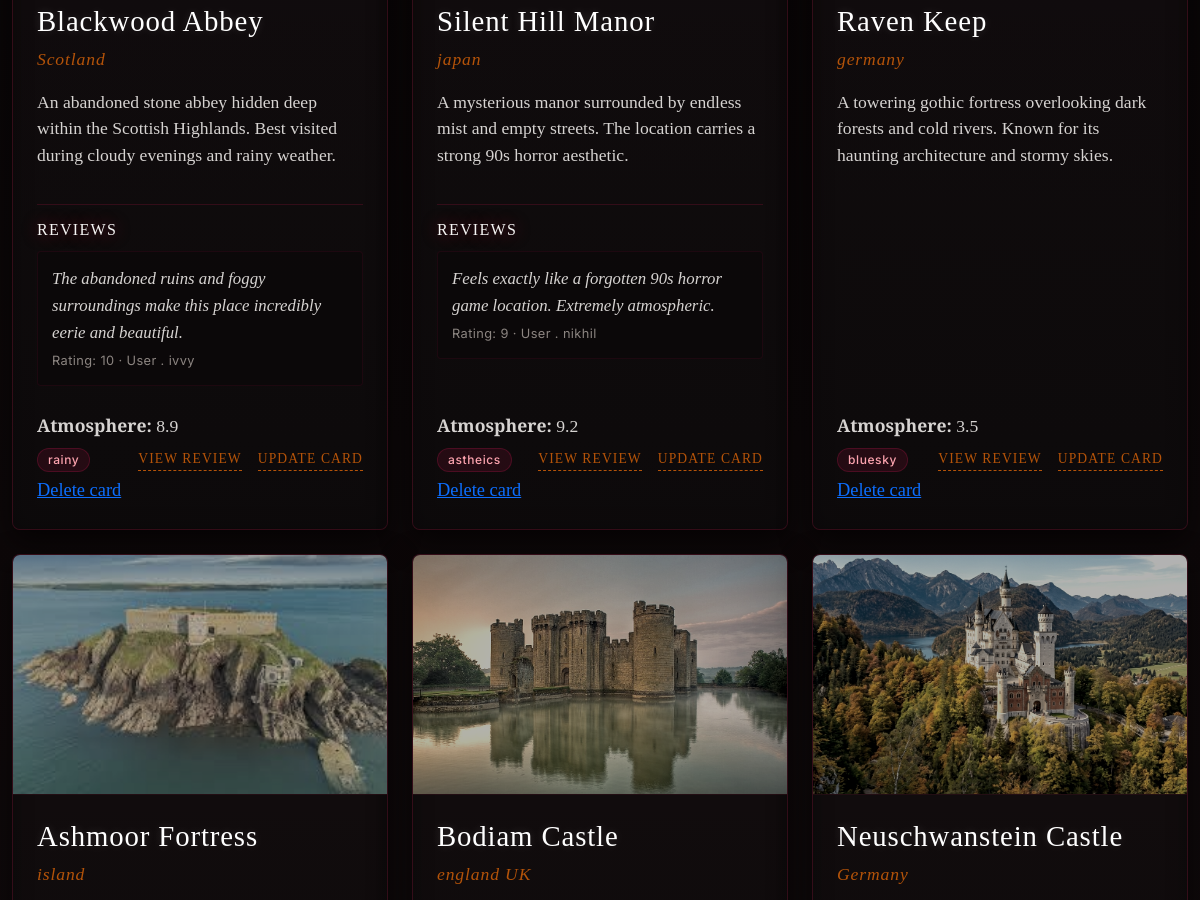
Page /home/ (middle part) on the earlier database version.
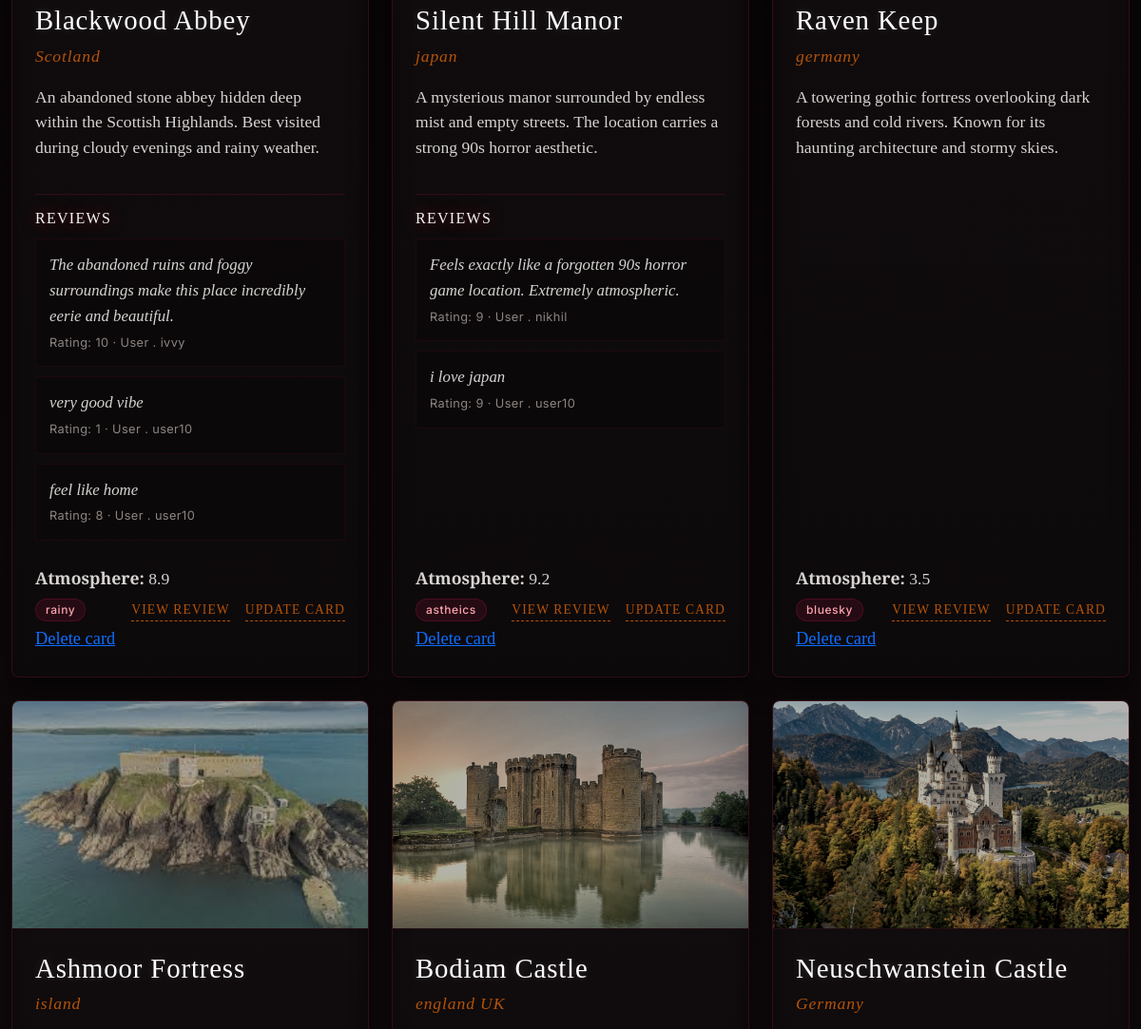
Same page on the later database version.
### core/models.py (models this page shows, shortened)
class Destination(models.Model):
    castle = models.CharField(max_length=100, unique=True)
    country = models.CharField(max_length=100)
    description = models.TextField()
    image = models.ImageField(upload_to="images/")
    atmosphere = models.FloatField()
    tags = models.ManyToManyField('Tag',related_name="destinations", blank=True)

class Review(models.Model):
    comment = models.TextField()
    rating = models.IntegerField()
    user = models.ForeignKey(User, on_delete=models.CASCADE)
    destination = models.ForeignKey(Destination, on_delete=models.CASCADE)

class Tag(models.Model):
    name = models.CharField(max_length=50)

### core/views.py (the view, shortened to what this page needs)
# urls.py: 2. Add a URL to urlpatterns:  path('', views.home, name='home')
def home(request):
    search = request.GET.get("castle")
    if search:
        dest = Destination.objects.filter(
            castle__icontains = search
        )
    else:
        dest = Destination.objects.all()
    return render(request, "core/home.html", {"dest": dest})

### templates/core/home.html (shortened to what this page needs)
<!DOCTYPE html>
<html lang="en">
<head>
    {% load static %}
    <link rel="stylesheet" href="https://cdn.jsdelivr.net/npm/bootstrap@5.3.8/dist/css/bootstrap.min.css">
    <link rel="stylesheet" href="{% static 'core/styles.css' %}">
</head>
<body>
    <div class="container py-5">
        <div class="row row-cols-1 row-cols-md-2 row-cols-lg-3 g-4 destination-list">
            {% for d in dest %}
            <div class="col">
                <article class="destination-card card h-100">
                    {% if d.image %}
                    <img src="{{ d.image.url }}" alt="{{ d.castle }}" class="card-img-top">
                    {% endif %}
                    <div class="card-body destination-card-body d-flex flex-column">
                        <div>
                            <h2 class="destination-card-title h4">{{ d.castle }}</h2>
                            <p class="destination-card-subtitle mb-3">{{ d.country }}</p>
                            <p class="destination-card-text mb-3">{{ d.description }}</p>
                        </div>
                        {% if d.review_set.all %}
                        <div class="review-section mb-3">
                            <h6 class="review-title">Reviews</h6>
                            {% for review in d.review_set.all %}
                            <div class="review-card mb-2 p-3 rounded-3">
                                <p class="review-text mb-1">{{ review.comment }}</p>
                                <p class="review-meta mb-0">Rating: {{ review.rating }} · User .  {{ review.user }}</p>
                            </div>
                            {% endfor %}
                        </div>
                        {% endif %}
                        <div class="mt-auto">
                            <p class="destination-card-text mb-2"><strong>Atmosphere:</strong> {{ d.atmosphere }}</p>
                            <div class="destination-card-meta d-flex flex-wrap align-items-center gap-1">
                                {% for tag in d.tags.all %}
                                    <span class="badge rounded-pill bg-secondary">{{ tag.name }}</span>
                                {% endfor %}
                                <a href="{% url 'review_view' d.id %}" class="view-review-link">View Review</a>
                                <a href="{% url 'update_card' d.id %}"class="update-card-link">Update Card</a>
                                <a href="{% url 'delete_castle' d.id %}">Delete card</a>
                            </div>
                        </div>
                    </div>
                </article>
            </div>
            {% endfor %}
        </div>
    </div>
</body>
</html>

Differences in the rows shown:
added Review: comment "very good vibe", rating "1", user "user10", shown under Destination "Blackwood Abbey"
added Review: comment "feel like home", rating "8", user "user10", shown under Destination "Blackwood Abbey"
added Review: comment "i love japan", rating "9", user "user10", shown under Destination "Silent Hill Manor"
